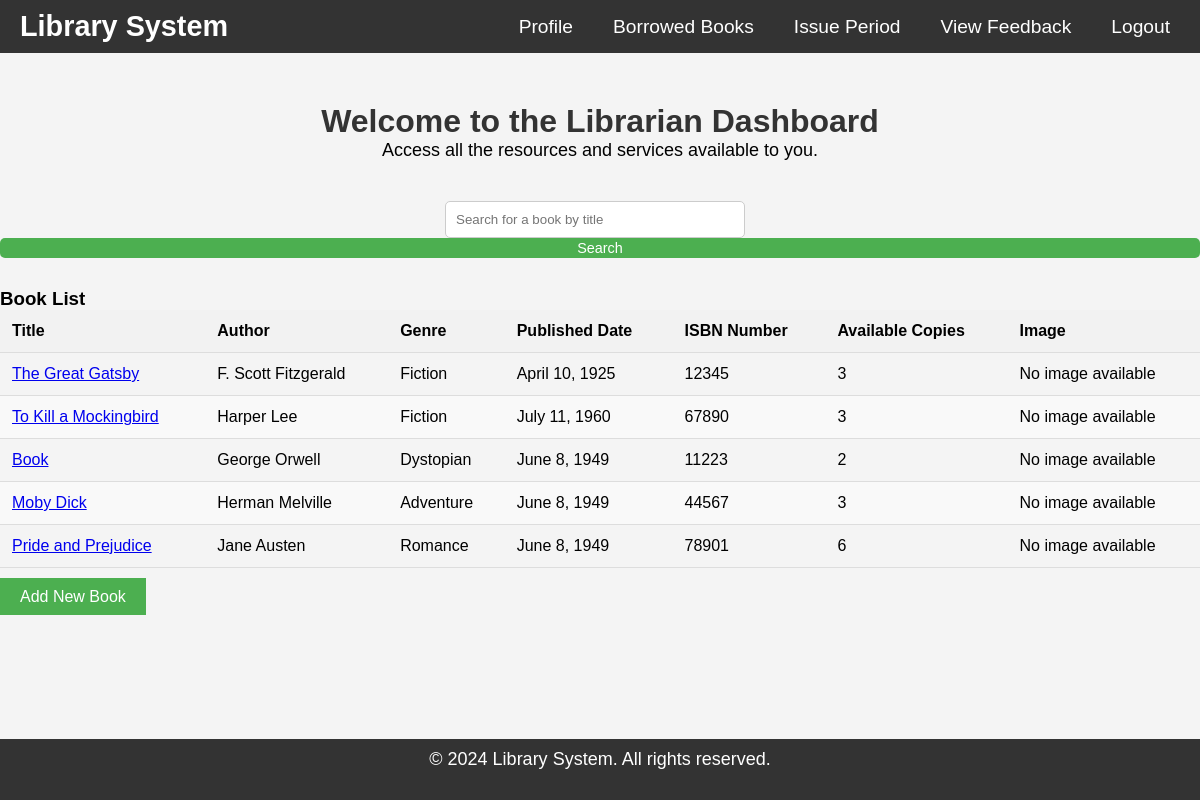
The app's page /librarian/dashboard/ (signed in) with its own data.
### lib/models.py (models this page shows, shortened)
class Book(models.Model):
    title = models.CharField(max_length=200)
    author = models.CharField(max_length=200)
    genre = models.CharField(max_length=200)
    published_date = models.DateField()
    isbn_number = models.CharField(max_length=13, unique=True)
    available_copies = models.IntegerField()
    image = models.ImageField(upload_to='book_images/', blank=True, null=True)  # Add this line

### lib/views.py (the view)
# urls.py: path('librarian/dashboard/', views.librarian_dashboard, name='librarian_dashboard'),
@staff_member_required
def librarian_dashboard(request):
    query = request.GET.get('q')
    if query:
        books = Book.objects.filter(title__icontains=query)
    else:
        books = Book.objects.all()
    return render(request, 'lib/librarian_dashboard.html', {'books': books})

### lib/templates/lib/librarian_dashboard.html (shortened to what this page needs)
{% load static %}
<!DOCTYPE html>
<html lang="en">
<head>
    <link rel="stylesheet" href="{% static 'css/styles.css' %}">
</head>
<body>
    <nav>
        <div class="navbar">
            <a href="{% url 'lib:home' %}" class="brand">Library System</a>
            <div class="nav-links">
                <a href="{% url 'lib:librarian_profile' %}" class="profile-icon">Profile</a>
                <a href="{% url 'lib:borrowed_books' %}">Borrowed Books</a>
                <a href="{% url 'lib:issue_period' %}">Issue Period</a>
                <a href="{% url 'lib:view_feedback' %}">View Feedback</a>
                <a href="{% url 'lib:logout_views' %}">Logout</a>
            </div>
        </div>
    </nav>
    <div class="welcome-message">
        <h2>Welcome to the Librarian Dashboard</h2>
        <p>Access all the resources and services available to you.</p>
    </div>
    <div class="search-form">
        <form method="GET" action="{% url 'lib:librarian_dashboard' %}">
            <input type="text" name="q" placeholder="Search for a book by title" value="{{ request.GET.q }}">
            <button type="submit">Search</button>
        </form>
    </div>
    <div class="book-list">
        <h3>Book List</h3>
        <table>
            <thead>
                <tr>
                    <th>Title</th>
                    <th>Author</th>
                    <th>Genre</th>
                    <th>Published Date</th>
                    <th>ISBN Number</th>
                    <th>Available Copies</th>
                    <th>Image</th>
                </tr>
            </thead>
            <tbody>
                {% for book in books %}
                <tr>
                    <td><a href="{% url 'lib:book_detail_lib' book.isbn_number %}">{{ book.title }}</a></td>
                    <td>{{ book.author }}</td>
                    <td>{{ book.genre }}</td>
                    <td>{{ book.published_date }}</td>
                    <td>{{ book.isbn_number }}</td>
                    <td>{{ book.available_copies }}</td>
                    <td>
                        {% if book.image %}
                            <img src="{{ book.image.url }}" alt="{{ book.title }}" class="book-image">
                        {% else %}
                            No image available
                        {% endif %}
                    </td>
                </tr>
                {% empty %}
                <tr>
                    <td colspan="7">No books available.</td>
                </tr>
                {% endfor %}
            </tbody>
        </table>
    </div>
    <div class="add-books-btn">
        <a href="{% url 'lib:add_book' %}" class="btn btn-primary">Add New Book</a>
    </div>
    <footer>
        <p>&copy; 2024 Library System. All rights reserved.</p>
    </footer>
</body>
</html>

### records on screen
Book: title "The Great Gatsby", author "F. Scott Fitzgerald", genre "Fiction", published_date "April 10, 1925", isbn_number "12345", available_copies "3", image "No image available"
Book: title "To Kill a Mockingbird", author "Harper Lee", genre "Fiction", published_date "July 11, 1960", isbn_number "67890", available_copies "3", image "No image available"
Book: title "Book", author "George Orwell", genre "Dystopian", published_date "June 8, 1949", isbn_number "11223", available_copies "2", image "No image available"
Book: title "Moby Dick", author "Herman Melville", genre "Adventure", published_date "June 8, 1949", isbn_number "44567", available_copies "3", image "No image available"
Book: title "Pride and Prejudice", author "Jane Austen", genre "Romance", published_date "June 8, 1949", isbn_number "78901", available_copies "6", image "No image available"
